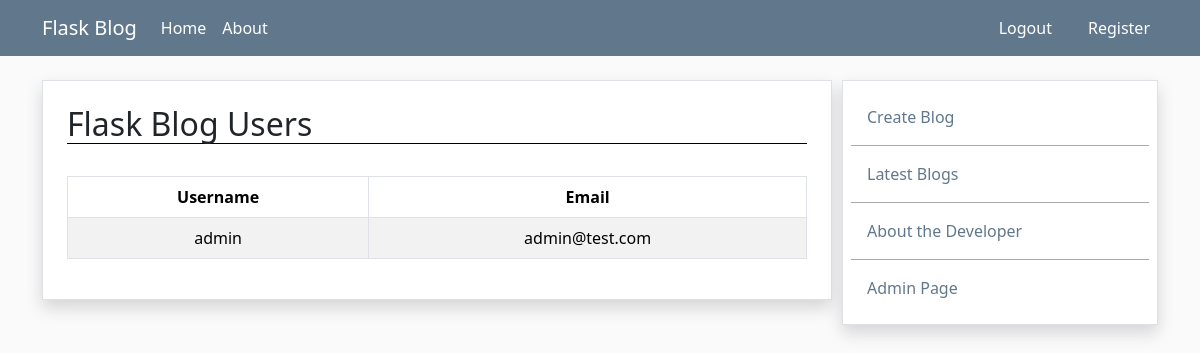
The page /admin (signed in) on the database as committed earlier.
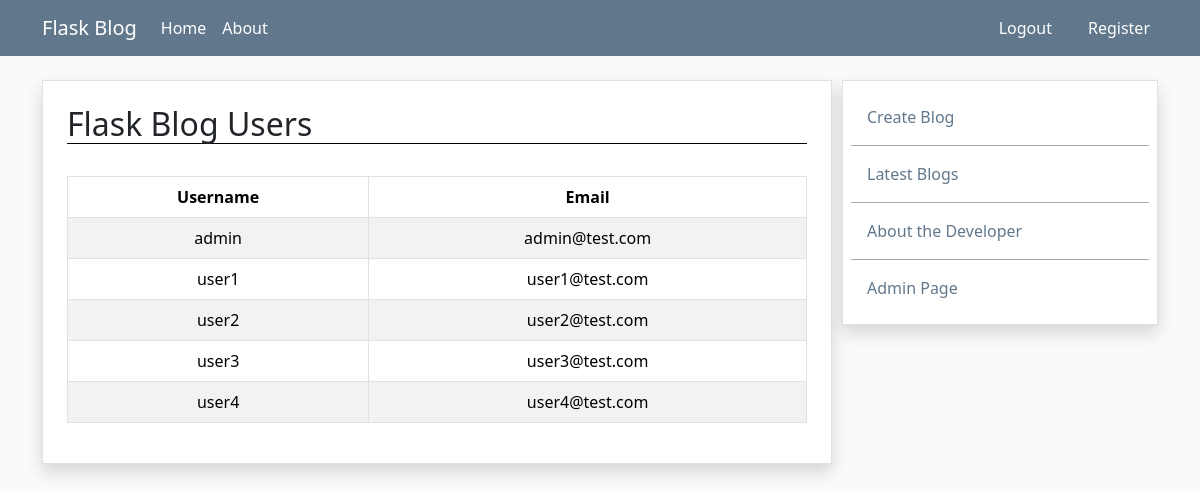
The same page on the database as committed later.
### app.py (models this page shows, shortened)
class Users(db.Model, UserMixin):
    id = db.Column(db.Integer, primary_key=True)
    username = db.Column(db.String(100), nullable=False, unique=True)
    email = db.Column(db.String(100), nullable=False, unique=True)
    hashed_password = db.Column(db.String(500), nullable=False)
    date_added = db.Column(db.DateTime, default = datetime.now())
    blogs = db.relationship('Blogs', backref='author')
    @property
    def password(self):
        '''Make sure password cannot be accessed'''
        raise AttributeError('Password cannot be accessed!')

### app.py (the view)
@app.route("/admin")
def admin():
    all_users = Users.query.all()
    return render_template("admin.html", all_users=all_users)

### app.py (called while the page is built)
@login_manager.user_loader
def load_user(user_id):
    return db.session.get(Users, int(user_id))

### templates/admin.html (shortened to what this page needs)
{% extends 'base.html' %}
{% block content %}
{% if current_user.is_authenticated == False %}
    <div class="border container shadow p-3" style="background-color: white;">
        <h3 class="alert alert-warning fade show" role="alert">
            You Must Login to Access This Page.
        </h3>
        <a class="btn btn-light", style="border-color: rgba(82,186,202,255); color: rgba(82,186,202,255)" href="{{ url_for('login') }}">Login</a>
    </div>
{% else %}
    {% if current_user.username != 'admin' %}
        <div class="border container shadow p-3" style="background-color: white;">
            <h3 class="alert alert-warning fade show" role="alert">
                You Are Not Authorized to Access this page.
            </h3>
        </div>
    {% else %}
        <div class="border container shadow p-4" style="background-color: white;">
            <h2 style="border-bottom: 1px solid black;">Flask Blog Users</h2>
            <br/>
            <table class="table table-hover table-bordered table-striped">
                <thead>
                    <tr>
                        <th>Username</th>
                        <th>Email</th>
                    </tr>
                </thead>
                <tbody>
                    {% for user in all_users %}
                        <tr>
                            <td>{{ user.username }}</td>
                            <td>{{ user.email }}</td>
                        </tr>
                    {% endfor %}
                </tbody>
            </table>
        </div>
    {% endif %}
{% endif %}
{% endblock %}

Rows that differ between the two databases and show on the page:
added Users: username "user1", email "user1@test.com"
added Users: username "user2", email "user2@test.com"
added Users: username "user3", email "user3@test.com"
added Users: username "user4", email "user4@test.com"
